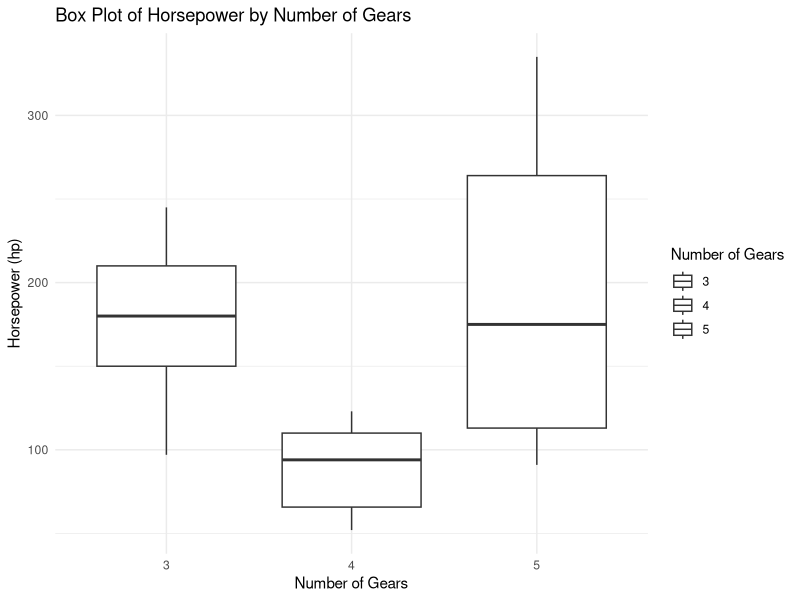

Write the R code that produced this figure.
# Q3: Create a box plot of the horsepower (hp) in the mtcars dataset. 
# Use different shapes to represent the number of gears (gear). Add appropriate title, 
# labels, and legend to the plot. Identify and label any outliers on the plot.

# Load the ggplot2 library
library(ggplot2)

# Create a box plot of 'horsepower' with different shapes for 'gear'
ggplot(mtcars, aes(x = factor(gear), y = hp, shape = factor(gear))) +
  geom_boxplot(outlier.colour = "red", outlier.shape = 16) +
  labs(
    title = "Box Plot of Horsepower by Number of Gears",
    x = "Number of Gears",
    y = "Horsepower (hp)"
  ) +
  scale_shape_manual(values = c(1, 2, 3)) +
  theme_minimal() +
  guides(shape = guide_legend(title = "Number of Gears"))  # Add legend title

